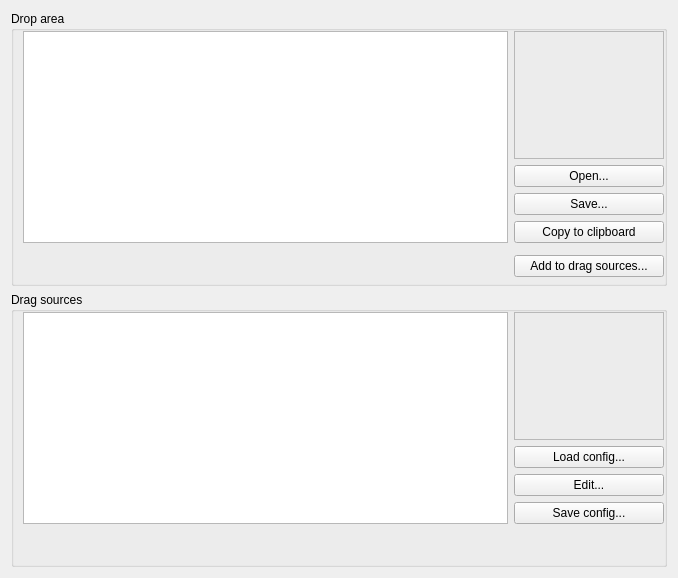
<?xml version="1.0" encoding="UTF-8"?>
<ui version="4.0">
 <class>Widget</class>
 <widget class="QWidget" name="Widget">
  <property name="geometry">
   <rect>
    <x>0</x>
    <y>0</y>
    <width>678</width>
    <height>578</height>
   </rect>
  </property>
  <property name="windowTitle">
   <string>DragonDropTest</string>
  </property>
  <layout class="QVBoxLayout" name="verticalLayout">
   <item>
    <widget class="QGroupBox" name="groupBox">
     <property name="title">
      <string>Drop area</string>
     </property>
     <property name="flat">
      <bool>false</bool>
     </property>
     <layout class="QGridLayout" name="gridLayout_2" rowstretch="1,0,0,0,0,0" columnstretch="1,0">
      <property name="topMargin">
       <number>0</number>
      </property>
      <property name="rightMargin">
       <number>0</number>
      </property>
      <property name="bottomMargin">
       <number>0</number>
      </property>
      <item row="3" column="1">
       <widget class="QPushButton" name="buttonDropClip">
        <property name="text">
         <string>Copy to clipboard</string>
        </property>
       </widget>
      </item>
      <item row="5" column="0">
       <widget class="QLabel" name="labelDropPossible">
        <property name="text">
         <string/>
        </property>
       </widget>
      </item>
      <item row="1" column="1">
       <widget class="QPushButton" name="buttonDropOpen">
        <property name="text">
         <string>Open...</string>
        </property>
       </widget>
      </item>
      <item row="2" column="1">
       <widget class="QPushButton" name="buttonDropSave">
        <property name="text">
         <string>Save...</string>
        </property>
       </widget>
      </item>
      <item row="0" column="1">
       <widget class="DropArea" name="labelDrop">
        <property name="sizePolicy">
         <sizepolicy hsizetype="Preferred" vsizetype="MinimumExpanding">
          <horstretch>0</horstretch>
          <verstretch>0</verstretch>
         </sizepolicy>
        </property>
        <property name="minimumSize">
         <size>
          <width>150</width>
          <height>120</height>
         </size>
        </property>
        <property name="frameShape">
         <enum>QFrame::StyledPanel</enum>
        </property>
        <property name="frameShadow">
         <enum>QFrame::Sunken</enum>
        </property>
        <property name="text">
         <string>&lt;drop content&gt;</string>
        </property>
        <property name="textFormat">
         <enum>Qt::PlainText</enum>
        </property>
        <property name="alignment">
         <set>Qt::AlignCenter</set>
        </property>
       </widget>
      </item>
      <item row="4" column="0">
       <widget class="QLabel" name="labelDropSuggested">
        <property name="text">
         <string/>
        </property>
       </widget>
      </item>
      <item row="0" column="0" rowspan="4">
       <widget class="QTreeView" name="listDrop">
        <property name="rootIsDecorated">
         <bool>false</bool>
        </property>
        <property name="uniformRowHeights">
         <bool>true</bool>
        </property>
        <property name="itemsExpandable">
         <bool>false</bool>
        </property>
       </widget>
      </item>
      <item row="4" column="1" rowspan="2">
       <widget class="QPushButton" name="buttonDropToDrag">
        <property name="text">
         <string>Add to drag sources...</string>
        </property>
       </widget>
      </item>
     </layout>
    </widget>
   </item>
   <item>
    <widget class="QGroupBox" name="groupBox_2">
     <property name="title">
      <string>Drag sources</string>
     </property>
     <layout class="QGridLayout" name="gridLayout" rowstretch="1,0,0,0,0,0" columnstretch="1,0">
      <property name="topMargin">
       <number>0</number>
      </property>
      <property name="rightMargin">
       <number>0</number>
      </property>
      <property name="bottomMargin">
       <number>0</number>
      </property>
      <item row="0" column="1">
       <widget class="DragSource" name="labelDrag">
        <property name="sizePolicy">
         <sizepolicy hsizetype="Preferred" vsizetype="MinimumExpanding">
          <horstretch>0</horstretch>
          <verstretch>0</verstretch>
         </sizepolicy>
        </property>
        <property name="minimumSize">
         <size>
          <width>150</width>
          <height>120</height>
         </size>
        </property>
        <property name="frameShape">
         <enum>QFrame::StyledPanel</enum>
        </property>
        <property name="frameShadow">
         <enum>QFrame::Raised</enum>
        </property>
        <property name="text">
         <string>&lt;drag content&gt;</string>
        </property>
        <property name="textFormat">
         <enum>Qt::PlainText</enum>
        </property>
        <property name="alignment">
         <set>Qt::AlignCenter</set>
        </property>
       </widget>
      </item>
      <item row="2" column="1">
       <widget class="QPushButton" name="buttonDragEdit">
        <property name="text">
         <string>Edit...</string>
        </property>
       </widget>
      </item>
      <item row="1" column="1">
       <widget class="QPushButton" name="buttonDragLoad">
        <property name="text">
         <string>Load config...</string>
        </property>
       </widget>
      </item>
      <item row="4" column="0">
       <widget class="QLabel" name="labelDragDefault">
        <property name="text">
         <string/>
        </property>
       </widget>
      </item>
      <item row="3" column="1">
       <widget class="QPushButton" name="buttonDragSave">
        <property name="text">
         <string>Save config...</string>
        </property>
       </widget>
      </item>
      <item row="5" column="0">
       <widget class="QLabel" name="labelDragSupported">
        <property name="text">
         <string/>
        </property>
       </widget>
      </item>
      <item row="0" column="0" rowspan="4">
       <widget class="QListView" name="listDrag"/>
      </item>
     </layout>
    </widget>
   </item>
  </layout>
 </widget>
 <customwidgets>
  <customwidget>
   <class>DropArea</class>
   <extends>QLabel</extends>
   <header>droparea.h</header>
  </customwidget>
  <customwidget>
   <class>DragSource</class>
   <extends>QLabel</extends>
   <header>dragsource.h</header>
  </customwidget>
 </customwidgets>
 <resources/>
 <connections/>
</ui>
